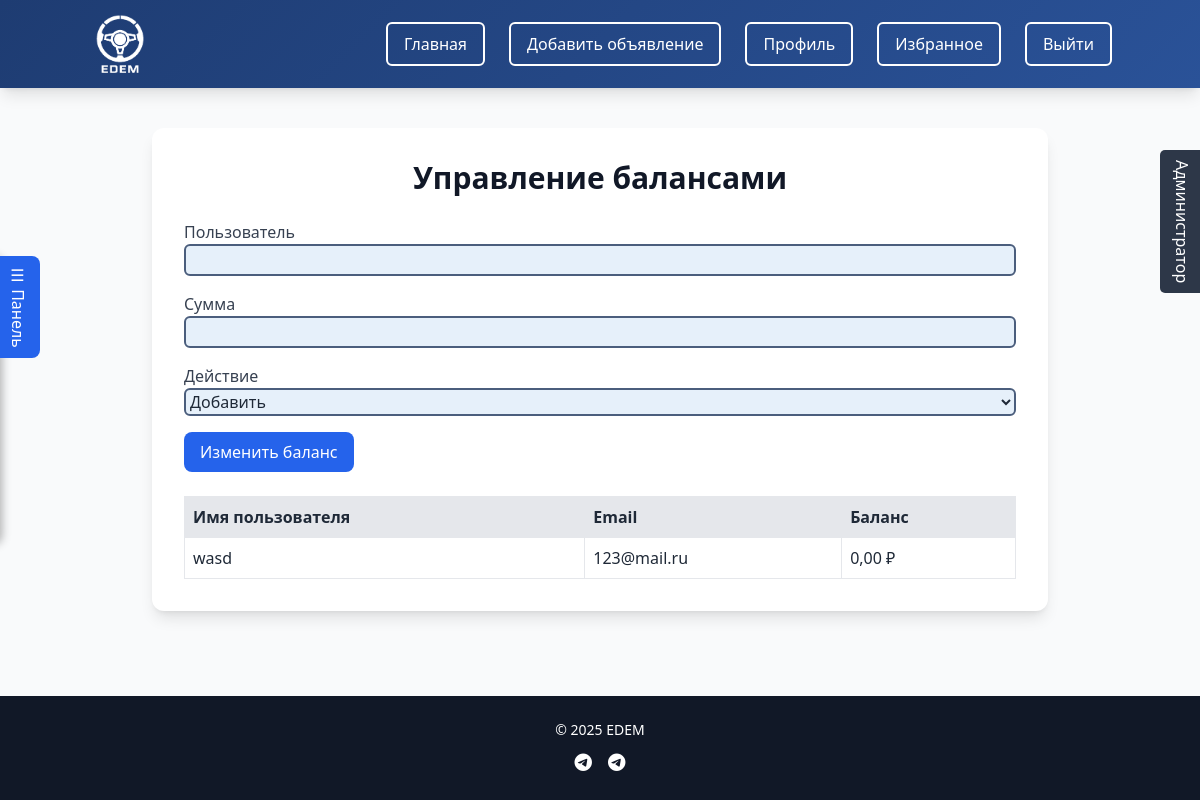
Page /manage/balances/ (signed in) on the earlier database version.
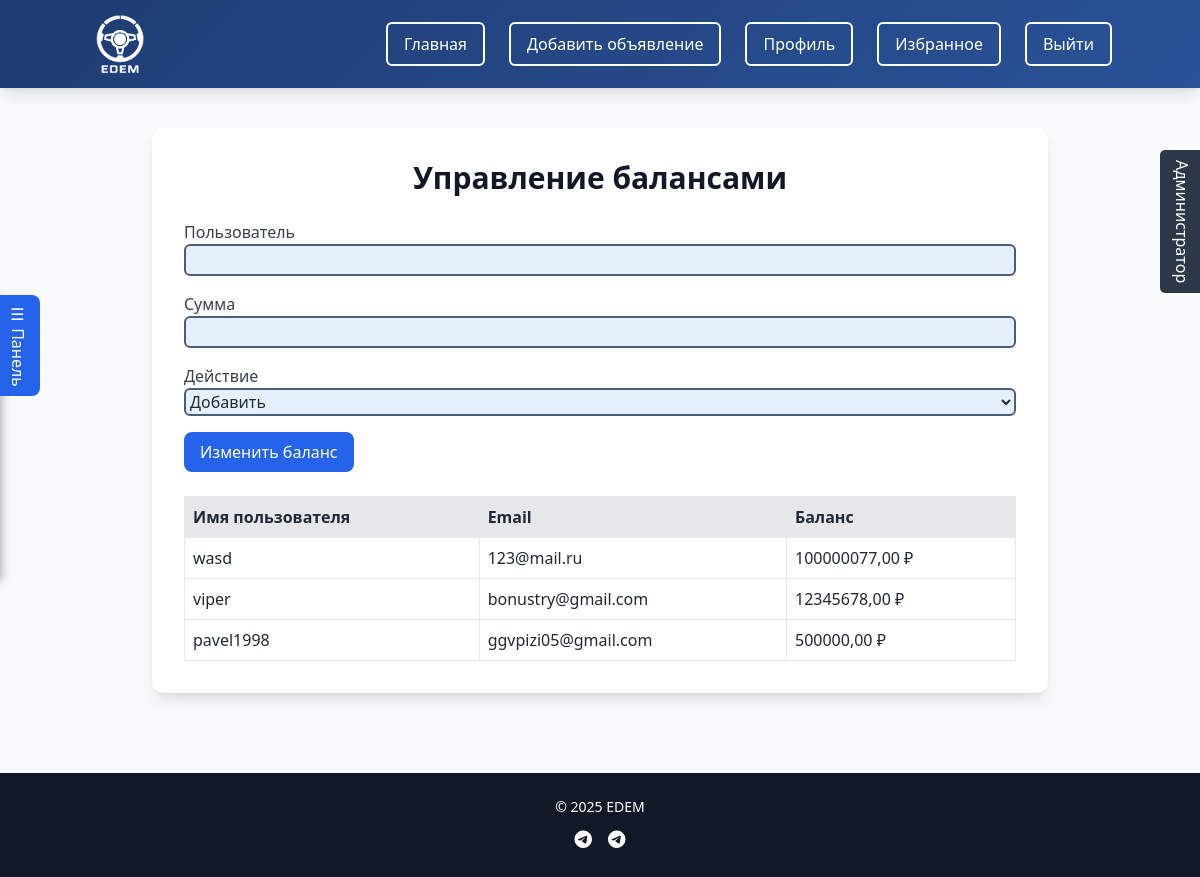
Same page on the later database version.
### cars/models.py (models this page shows, shortened)
class User(AbstractBaseUser, PermissionsMixin):
    username = models.CharField(max_length=150, unique=True)
    email = models.EmailField(unique=True)
    phone = models.CharField(max_length=15, blank=True, null=True)
    first_name = models.CharField(max_length=30, blank=True, null=True)
    last_name = models.CharField(max_length=30, blank=True, null=True)
    company_name = models.CharField(max_length=100, blank=True)
    date_joined = models.DateTimeField(default=timezone.now)
    avatar_url = models.URLField(blank=True, null=True)
    avatar_file = models.ImageField(upload_to='avatars/', blank=True, null=True)
    balance = models.DecimalField(max_digits=12, decimal_places=2, default=0)
    is_active = models.BooleanField(default=True)
    is_staff = models.BooleanField(default=False)
    is_verified = models.BooleanField(default=False)
    block_reason = models.TextField(blank=True, null=True)  # New field for block reason
    objects = CustomUserManager()
    USERNAME_FIELD = 'username'
    REQUIRED_FIELDS = ['email']
    class Meta:
        db_table = 'Users'

### cars/views.py (the view)
# urls.py: path('manage/balances/', views.manage_balances, name='manage_balances'),
@login_required
def manage_balances(request):
    if not request.user.is_superuser:
        messages.error(request, 'У вас нет прав для доступа к этой странице.')
        return redirect('car_list')
    users = User.objects.all()
    if request.method == 'POST':
        form = ManageBalanceForm(request.POST)
        if form.is_valid():
            user = form.cleaned_data['user']  # Получаем объект User
            amount = form.cleaned_data['amount']
            action = form.cleaned_data['action']
            if amount <= 0:
                messages.error(request, 'Сумма должна быть больше 0.')
                return render(request, 'manage_balances.html', {'users': users, 'form': form})
            if action == 'add':
                user.balance += amount
                messages.success(request, f'Баланс пользователя {user.username} увеличен на {amount} ₽')
            elif action == 'subtract':
                if user.balance >= amount:
                    user.balance -= amount
                    messages.success(request, f'Баланс пользователя {user.username} уменьшен на {amount} ₽')
                else:
                    messages.error(request, 'Недостаточно средств для списания')
                    return render(request, 'manage_balances.html', {'users': users, 'form': form})
            user.save()
            return redirect('manage_balances')
    else:
        form = ManageBalanceForm()
    return render(request, 'manage_balances.html', {'users': users, 'form': form})

### cars/forms.py (shortened to what this page needs)
class ManageBalanceForm(forms.Form):
    user = forms.CharField(
        label='Пользователь',
        widget=forms.TextInput(attrs={'id': 'user-autocomplete', 'autocomplete': 'off'})
    )
    amount = forms.DecimalField(max_digits=12, decimal_places=2, label='Сумма')
    action = forms.ChoiceField(choices=[('add', 'Добавить'), ('subtract', 'Списать')], label='Действие')

### templates/manage_balances.html (shortened to what this page needs)
{% extends 'base.html' %}
{% block content %}
<div class="max-w-4xl mx-auto bg-white rounded-xl shadow-lg p-6 md:p-8 fade-in">
    <h2 class="text-2xl md:text-3xl font-extrabold text-gray-900 mb-6 text-center">Управление балансами</h2>
    <form method="post" class="mb-6">
        <div class="mb-4">
            <label for="user-autocomplete" class="block text-gray-700">Пользователь</label>
            <input type="text" name="user" id="user-autocomplete" class="w-full p-2 border rounded-lg focus:outline-none focus:ring-2 focus:ring-blue-500" autocomplete="off" value="{{ form.user.value|default_if_none:'' }}">
        </div>
        <div class="mb-4">
            <label for="id_amount" class="block text-gray-700">Сумма</label>
            {{ form.amount }}
        </div>
        <div class="mb-4">
            <label for="id_action" class="block text-gray-700">Действие</label>
            {{ form.action }}
        </div>
        <button type="submit" class="bg-blue-600 text-white px-4 py-2 rounded-lg hover:bg-blue-700">Изменить баланс</button>
    </form>
    <table class="w-full text-left border-collapse">
        <thead>
        <tr class="bg-gray-200">
            <th class="p-2 border">Имя пользователя</th>
            <th class="p-2 border">Email</th>
            <th class="p-2 border">Баланс</th>
        </tr>
        </thead>
        <tbody>
        {% for user in users %}
        <tr class="hover:bg-gray-100">
            <td class="p-2 border">{{ user.username }}</td>
            <td class="p-2 border">{{ user.email }}</td>
            <td class="p-2 border">{{ user.balance }} ₽</td>
        </tr>
        {% endfor %}
        </tbody>
    </table>
</div>
{% endblock %}

Differences in the rows shown:
changed User "wasd": balance "0,00" → "100000077,00"
added User: username "viper", email "bonustry@gmail.com", balance "12345678,00"
added User: username "pavel1998", email "ggvpizi05@gmail.com", balance "500000,00"
